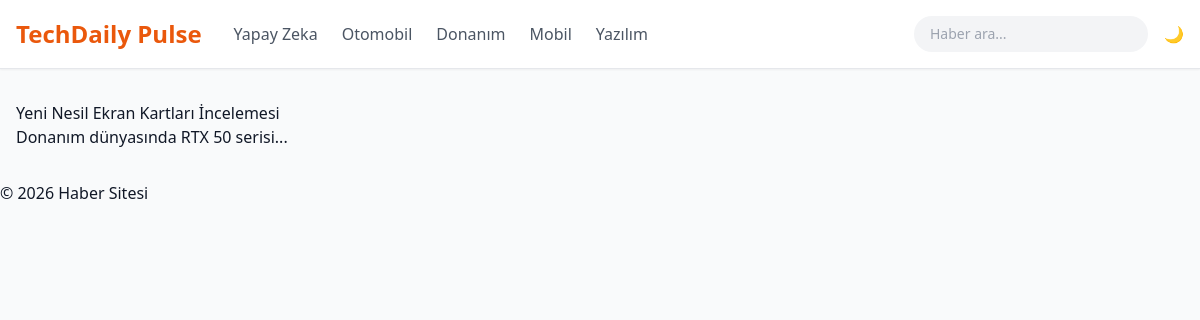
Page /article.php?id=3 on the committed database.
### tables this page shows
CREATE TABLE IF NOT EXISTS articles (
    id INT AUTO_INCREMENT PRIMARY KEY,
    title VARCHAR(255) NOT NULL,
    slug VARCHAR(255) UNIQUE,
    image TEXT,
    category_id INT,
    date VARCHAR(50),
    author_id INT,
    isFeatured BOOLEAN DEFAULT FALSE,
    isLarge BOOLEAN DEFAULT FALSE,
    content LONGTEXT,
    status ENUM('draft', 'pending', 'published') DEFAULT 'draft',
    views INT DEFAULT 0,
    seo_focusKeyword VARCHAR(255),
    seo_altText VARCHAR(255),
    seo_title VARCHAR(255),
    seo_description TEXT,
    publishedAt TIMESTAMP NULL,
    createdAt TIMESTAMP DEFAULT CURRENT_TIMESTAMP,
    updatedAt TIMESTAMP DEFAULT CURRENT_TIMESTAMP ON UPDATE CURRENT_TIMESTAMP,
    FOREIGN KEY (category_id) REFERENCES categories(id) ON DELETE SET NULL,
    FOREIGN KEY (author_id) REFERENCES users(id) ON DELETE SET NULL
);

### article.php (the view, shortened to what this page needs)
<?php
require_once 'api/db.php';
require_once 'header.php';
$id = $_GET['id'] ?? null;
$stmt = $pdo->prepare("SELECT * FROM articles WHERE id = ?");
$stmt->execute([$id]);
$article = $stmt->fetch();
if (!$article) {
    echo "<h1>Haber bulunamadı</h1>";
} else {
    echo "<h1>" . htmlspecialchars($article['title']) . "</h1>";
    echo "<p>" . htmlspecialchars($article['content']) . "</p>";
}
require_once 'footer.php';
?>

### rows in the picture
articles: title "Yeni Nesil Ekran Kartları İncelemesi", content "Donanım dünyasında RTX 50 serisi..."
